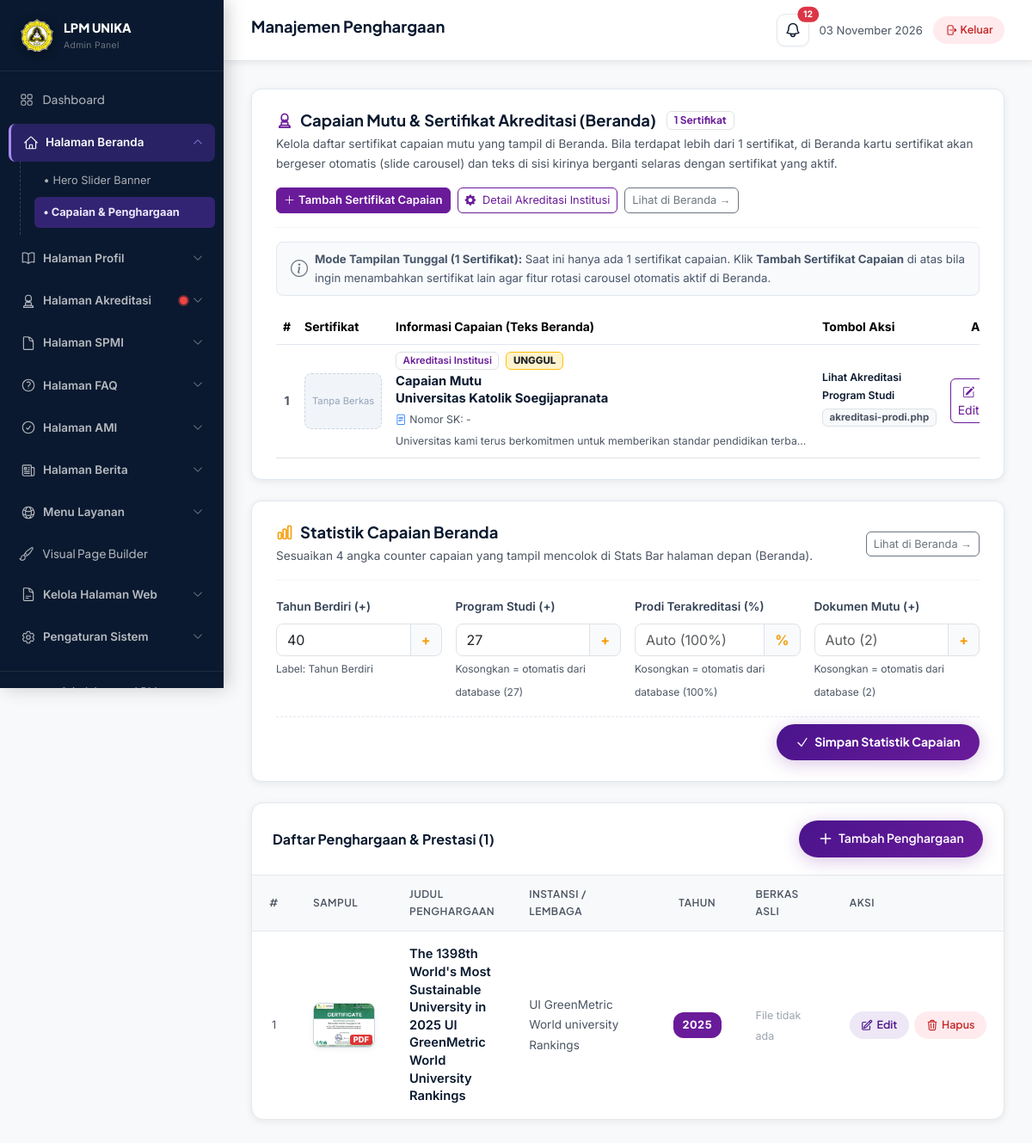
The page /admin/penghargaan-list.php (signed in) on the database its author committed.
### tables this page shows
CREATE TABLE `penghargaan` (
  `id` int NOT NULL AUTO_INCREMENT,
  `judul` varchar(255) NOT NULL,
  `instansi` varchar(255) DEFAULT '',
  `tahun` varchar(4) NOT NULL,
  `file_path` varchar(255) NOT NULL,
  `is_pdf` tinyint(1) DEFAULT '0',
  `created_at` timestamp NULL DEFAULT CURRENT_TIMESTAMP,
  PRIMARY KEY (`id`)
);

### admin/penghargaan-list.php (the view, shortened to what the rows shown need)
<?php
$db = getDB();
$peng_list = $db->query("SELECT * FROM penghargaan ORDER BY tahun DESC, id DESC")->fetchAll();
require_once __DIR__ . '/includes/admin-header.php';
?>
<div class="admin-table-wrap mb-4" style="padding: 1.5rem 1.75rem; border: 1.5px solid #E2E8F0; background: #FFFFFF; border-radius: 12px;">
    <div class="table-responsive">
        <table class="table table-hover align-middle mb-0" style="font-size:0.875rem;">
            <thead style="background:#F8FAFC; border-bottom:1.5px solid #E2E8F0;">
                <tr>
                    <th width="45" class="text-center">#</th>
                    <th width="110">Sertifikat</th>
                    <th>Informasi Capaian (Teks Beranda)</th>
                    <th width="190">Tombol Aksi</th>
                    <th width="120" class="text-center">Aksi</th>
                </tr>
            </thead>
        </table>
    </div>
</div>
<div class="admin-table-wrap">
    <?php if (empty($peng_list)): ?>
    <div style="padding:3rem;text-align:center;color:var(--text-muted);">
        Belum ada data penghargaan. <a href="penghargaan-form.php" class="text-purple font-weight-600">Tambah sekarang</a>
    </div>
    <?php else: ?>
    <div style="overflow-x:auto;">
        <table class="admin-table">
            <thead>
                <tr>
                    <th width="40" class="text-center">#</th>
                    <th width="90">Sampul</th>
                    <th>Judul Penghargaan</th>
                    <th width="220">Instansi / Lembaga</th>
                    <th width="90" class="text-center">Tahun</th>
                    <th width="130">Berkas Asli</th>
                    <th width="130">Aksi</th>
                </tr>
            </thead>
            <tbody>
                <?php foreach ($peng_list as $i => $d):
                    $p_preview = getOrGeneratePdfPreview($d['file_path'] ?? '', 'penghargaan');
                ?>
                <tr>
                    <td style="color:var(--text-muted);font-size:0.8rem;text-align:center;"><?= $i + 1 ?></td>
                    <td>
                        <?php if ($p_preview && file_exists(__DIR__ . '/../uploads/penghargaan/' . $p_preview)): ?>
                            <a href="<?= SITE_URL ?>/uploads/penghargaan/<?= e($d['file_path']) ?>" target="_blank" title="Buka berkas penuh">
                                <div style="width:72px;height:52px;border-radius:8px;overflow:hidden;border:1px solid #CBD5E1;background:#ffffff;box-shadow:0 2px 6px rgba(0,0,0,0.06);position:relative;display:flex;align-items:center;justify-content:center;">
                                    <img src="<?= SITE_URL ?>/uploads/penghargaan/<?= e($p_preview) ?>" alt="Sampul" style="width:100%;height:100%;object-fit:cover;">
                                    <?php if ($d['is_pdf']): ?>
                                        <span style="position:absolute;bottom:2px;right:2px;background:rgba(220,38,38,0.92);color:#fff;font-size:0.58rem;font-weight:800;padding:1px 4px;border-radius:3px;line-height:1.1;">PDF</span>
                                    <?php endif; ?>
                                </div>
                            </a>
                        <?php else: ?>
                            <div style="width:72px;height:52px;border-radius:8px;background:#F1F5F9;border:1px solid #E2E8F0;display:flex;align-items:center;justify-content:center;color:#94A3B8;font-size:0.68rem;text-align:center;">
                                No Sampul
                            </div>
                        <?php endif; ?>
                    </td>
                    <td>
                        <div style="font-weight:600;color:var(--navy);font-size:0.92rem;line-height:1.4;"><?= e($d['judul']) ?></div>
                    </td>
                    <td>
                        <div style="font-size:0.85rem;color:var(--text-muted);"><?= e($d['instansi'] ?: '-') ?></div>
                    </td>
                    <td class="text-center">
                        <span style="background-color: var(--purple, #6A1B9A); color: #FFFFFF; padding: 0.25rem 0.65rem; border-radius: 12px; font-weight: 700; font-size: 0.8rem; display: inline-block; letter-spacing: 0.5px;">
                            <?= e($d['tahun']) ?>
                        </span>
                    </td>
                    <td>
                        <?php if ($d['file_path'] && file_exists(__DIR__ . '/../uploads/penghargaan/' . $d['file_path'])): ?>
                            <a href="<?= SITE_URL ?>/uploads/penghargaan/<?= e($d['file_path']) ?>" target="_blank" class="text-decoration-none d-inline-flex align-items-center gap-1">
                                <?php if ($d['is_pdf']): ?>
                                    <span class="badge bg-danger-subtle text-danger border border-danger-subtle px-2 py-1" style="font-size:0.75rem;">
                                        <i class="bi bi-file-earmark-pdf-fill me-1"></i> Buka PDF
                                    </span>
                                <?php else: ?>
                                    <span class="badge bg-primary-subtle text-primary border border-primary-subtle px-2 py-1" style="font-size:0.75rem;">
                                        <i class="bi bi-file-earmark-image-fill me-1"></i> Buka Gambar
                                    </span>
                                <?php endif; ?>
                            </a>
                        <?php else: ?>
                            <span style="font-size:0.78rem;color:var(--text-light);">File tidak ada</span>
                        <?php endif; ?>
                    </td>
                    <td>
                        <div style="display:flex;gap:0.4rem;">
                            <a href="penghargaan-form.php?id=<?= $d['id'] ?>" class="btn-action btn-edit" style="text-decoration:none;">
                                Edit
                            </a>
                            <a href="penghargaan-list.php?delete=<?= $d['id'] ?>" class="btn-action btn-delete" style="text-decoration:none;" onclick="return confirm('Yakin hapus penghargaan ini?')">
                                Hapus
                            </a>
                        </div>
                    </td>
                </tr>
                <?php endforeach; ?>
            </tbody>
        </table>
    </div>
    <?php endif; ?>
</div>
<?php require_once __DIR__ . '/includes/admin-footer.php'; ?>

### rows shown on the page
penghargaan: is_pdf "PDF", judul "The 1398th World's Most Sustainable University in 2025 UI GreenMetric World University Rankings", instansi "UI GreenMetric World university Rankings", tahun "2025", shows "File tidak ada"

### other values the page prints
$admin_page_title "Manajemen Penghargaan"
$accred_nav_alerts['total'] "12"
count($capaian_items) "1"
$c_item['urutan'] "1"
$c_item['badge'] "Akreditasi Institusi"
$c_item['peringkat'] "UNGGUL"
$c_item['judul'] "Capaian Mutu Universitas Katolik Soegijapranata"
$c_item['nomor_sk'] "Nomor SK: -"
mb_strimwidth($c_item['deskripsi'], 0, 110, '...') "Universitas kami terus berkomitmen untuk memberikan standar pendidikan terba…"
$c_item['btn_text'] "Lihat Akreditasi Program Studi"
$c_item['btn_link'] "akreditasi-prodi.php"
$actual_prodi_count "27"
$actual_akred_pct "100"
$actual_doc_count "2"
count($peng_list) "1"
